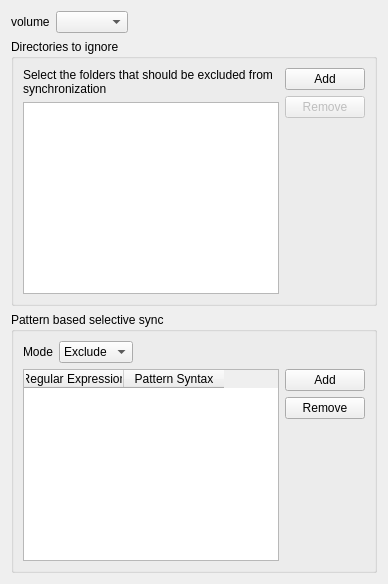
         <widget class="QWidget" name="pageSelectiveSync">
          <property name="sizePolicy">
           <sizepolicy hsizetype="MinimumExpanding" vsizetype="MinimumExpanding">
            <horstretch>0</horstretch>
            <verstretch>0</verstretch>
           </sizepolicy>
          </property>
          <layout class="QVBoxLayout" name="verticalLayout_10">
           <item>
            <layout class="QHBoxLayout" name="horizontalLayout_5">
             <property name="sizeConstraint">
              <enum>QLayout::SetMaximumSize</enum>
             </property>
             <item>
              <widget class="QLabel" name="label_volume">
               <property name="sizePolicy">
                <sizepolicy hsizetype="Minimum" vsizetype="Preferred">
                 <horstretch>0</horstretch>
                 <verstretch>0</verstretch>
                </sizepolicy>
               </property>
               <property name="text">
                <string>volume</string>
               </property>
              </widget>
             </item>
             <item>
              <widget class="QComboBox" name="comboBoxVolume">
               <property name="sizePolicy">
                <sizepolicy hsizetype="Preferred" vsizetype="Fixed">
                 <horstretch>0</horstretch>
                 <verstretch>0</verstretch>
                </sizepolicy>
               </property>
              </widget>
             </item>
             <item>
              <spacer name="horizontalSpacer_15">
               <property name="orientation">
                <enum>Qt::Horizontal</enum>
               </property>
               <property name="sizeHint" stdset="0">
                <size>
                 <width>40</width>
                 <height>20</height>
                </size>
               </property>
              </spacer>
             </item>
            </layout>
           </item>
           <item>
            <widget class="QGroupBox" name="groupBox">
             <property name="title">
              <string>Directories to ignore</string>
             </property>
             <layout class="QVBoxLayout" name="verticalLayout_13">
              <item>
               <layout class="QHBoxLayout" name="horizontalLayout_2">
                <item>
                 <layout class="QVBoxLayout" name="verticalLayout_12">
                  <item>
                   <widget class="QLabel" name="label">
                    <property name="text">
                     <string>Select the folders that should be excluded from synchronization</string>
                    </property>
                    <property name="wordWrap">
                     <bool>true</bool>
                    </property>
                   </widget>
                  </item>
                  <item>
                   <widget class="QListView" name="ignoredPathList">
                    <property name="editTriggers">
                     <set>QAbstractItemView::NoEditTriggers</set>
                    </property>
                   </widget>
                  </item>
                 </layout>
                </item>
                <item>
                 <layout class="QVBoxLayout" name="verticalLayout">
                  <item>
                   <widget class="QPushButton" name="addIgnoredPath">
                    <property name="text">
                     <string>Add</string>
                    </property>
                   </widget>
                  </item>
                  <item>
                   <widget class="QPushButton" name="removeIgnoredPath">
                    <property name="enabled">
                     <bool>false</bool>
                    </property>
                    <property name="text">
                     <string>Remove</string>
                    </property>
                   </widget>
                  </item>
                  <item>
                   <spacer name="verticalSpacer_3">
                    <property name="orientation">
                     <enum>Qt::Vertical</enum>
                    </property>
                    <property name="sizeHint" stdset="0">
                     <size>
                      <width>0</width>
                      <height>0</height>
                     </size>
                    </property>
                   </spacer>
                  </item>
                 </layout>
                </item>
               </layout>
              </item>
             </layout>
            </widget>
           </item>
           <item>
            <widget class="QGroupBox" name="groupBox_2">
             <property name="title">
              <string>Pattern based selective sync</string>
             </property>
             <layout class="QGridLayout" name="gridLayout_5">
              <item row="3" column="1">
               <spacer name="verticalSpacer_4">
                <property name="orientation">
                 <enum>Qt::Vertical</enum>
                </property>
                <property name="sizeHint" stdset="0">
                 <size>
                  <width>0</width>
                  <height>0</height>
                 </size>
                </property>
               </spacer>
              </item>
              <item row="2" column="1">
               <widget class="QPushButton" name="removeRegexpButton">
                <property name="text">
                 <string>Remove</string>
                </property>
               </widget>
              </item>
              <item row="1" column="1">
               <widget class="QPushButton" name="addRegexpButton">
                <property name="text">
                 <string>Add</string>
                </property>
               </widget>
              </item>
              <item row="1" column="0" rowspan="3">
               <widget class="QTableWidget" name="regexpTable">
                <column>
                 <property name="text">
                  <string>Regular Expression</string>
                 </property>
                </column>
                <column>
                 <property name="text">
                  <string>Pattern Syntax</string>
                 </property>
                </column>
               </widget>
              </item>
              <item row="0" column="0">
               <layout class="QHBoxLayout" name="horizontalLayout_8">
                <item>
                 <widget class="QLabel" name="label_7">
                  <property name="text">
                   <string>Mode</string>
                  </property>
                 </widget>
                </item>
                <item>
                 <widget class="QComboBox" name="whitelistComboBox">
                  <property name="sizePolicy">
                   <sizepolicy hsizetype="Preferred" vsizetype="Fixed">
                    <horstretch>0</horstretch>
                    <verstretch>0</verstretch>
                   </sizepolicy>
                  </property>
                  <item>
                   <property name="text">
                    <string>Exclude</string>
                   </property>
                  </item>
                  <item>
                   <property name="text">
                    <string>Include</string>
                   </property>
                  </item>
                 </widget>
                </item>
                <item>
                 <spacer name="horizontalSpacer_8">
                  <property name="orientation">
                   <enum>Qt::Horizontal</enum>
                  </property>
                  <property name="sizeHint" stdset="0">
                   <size>
                    <width>40</width>
                    <height>20</height>
                   </size>
                  </property>
                 </spacer>
                </item>
               </layout>
              </item>
             </layout>
            </widget>
           </item>
          </layout>
         </widget>
